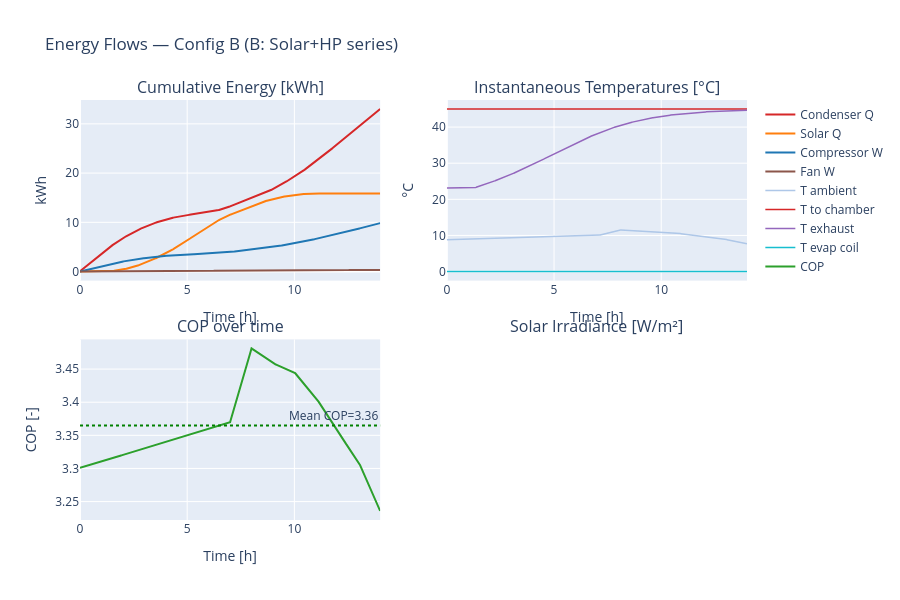

Notebook code for this chart:
### Code cell
# ── Cell 7: Energy Flows + COP ───────────────────────────────────────────────
fig = make_subplots(
    rows=2, cols=2, shared_xaxes=False,
    subplot_titles=(
        'Cumulative Energy [kWh]',
        'Instantaneous Temperatures [°C]',
        'COP over time',
        'Solar Irradiance [W/m²]',
    ),
    vertical_spacing=0.14, horizontal_spacing=0.10,
)

# ── Top-left: cumulative energies ────────────────────────────────────────────
energy_traces = [
    ('Q_cond_cum_kWh',  'Condenser Q',  '#d62728'),
    ('Q_solar_cum_kWh', 'Solar Q',      '#ff7f0e'),
    ('W_comp_cum_kWh',  'Compressor W', '#1f77b4'),
    ('W_fan_cum_kWh',   'Fan W',        '#8c564b'),
]
for col_name, label, color in energy_traces:
    if col_name in df.columns:
        fig.add_trace(go.Scatter(
            x=df.time_h, y=df[col_name], name=label,
            line=dict(color=color, width=2),
            hovertemplate=f'{label}: %{{y:.3f}} kWh<extra></extra>',
        ), row=1, col=1)

# ── Top-right: temperatures ───────────────────────────────────────────────────
temp_traces = [
    ('T_amb_C',          'T ambient',        '#aec7e8'),
    ('T_to_chamber_C',   'T to chamber',     '#d62728'),
    ('T_exhaust_C',      'T exhaust',        '#9467bd'),
    ('T_evap_coil_C_dyn','T evap coil',      '#17becf'),
]
for col_name, label, color in temp_traces:
    if col_name in df.columns:
        fig.add_trace(go.Scatter(
            x=df.time_h, y=df[col_name], name=label,
            line=dict(color=color, width=1.5),
            hovertemplate=f'{label}: %{{y:.1f}} °C<extra></extra>',
        ), row=1, col=2)

# ── Bottom-left: COP ─────────────────────────────────────────────────────────
if 'COP' in df.columns:
    cop_clean = df['COP'].replace(0, np.nan)
    fig.add_trace(go.Scatter(
        x=df.time_h, y=cop_clean, name='COP',
        line=dict(color='#2ca02c', width=2),
        hovertemplate='t=%{x:.2f} h<br>COP=%{y:.2f}<extra></extra>',
    ), row=2, col=1)
    mean_cop = cop_clean.mean()
    fig.add_hline(y=mean_cop, line_dash='dot', line_color='green',
                  annotation_text=f'Mean COP={mean_cop:.2f}', row=2, col=1)

# ── Bottom-right: solar irradiance ───────────────────────────────────────────
if 'GHI_Wm2' in df.columns:
    fig.add_trace(go.Scatter(
        x=df.time_h, y=df['GHI_Wm2'], name='GHI',
        fill='tozeroy', fillcolor='rgba(255,200,0,0.2)',
        line=dict(color='#FFA500', width=1.5),
        hovertemplate='t=%{x:.2f} h<br>GHI=%{y:.0f} W/m²<extra></extra>',
    ), row=2, col=2)

fig.update_xaxes(title_text='Time [h]')
fig.update_yaxes(title_text='kWh', row=1, col=1)
fig.update_yaxes(title_text='°C', row=1, col=2)
fig.update_yaxes(title_text='COP [-]', row=2, col=1)
fig.update_yaxes(title_text='W/m²', row=2, col=2)
fig.update_layout(
    title=f'Energy Flows — Config {CONFIG} ({CONFIG_LABELS[CONFIG]})',
    height=600, showlegend=True,
)
fig.show()

### Figure 1 — Plotly figure (JSON) as saved in the notebook; plotly's stock layout.template omitted (floating-point values rounded to 4 significant figures; data arrays with more than 128 entries replaced by an {"elided": "..."} marker saying what was removed)
{"data": [{"hovertemplate": "Condenser Q: %{y:.3f} kWh<extra></extra>", "line": {"color": "#d62728", "width": 2}, "name": "Condenser Q", "type": "scatter", "x": {"elided": "841 float values"}, "xaxis": "x", "y": {"elided": "841 float values"}, "yaxis": "y"}, {"hovertemplate": "Solar Q: %{y:.3f} kWh<extra></extra>", "line": {"color": "#ff7f0e", "width": 2}, "name": "Solar Q", "type": "scatter", "x": {"elided": "841 float values"}, "xaxis": "x", "y": {"elided": "841 float values"}, "yaxis": "y"}, {"hovertemplate": "Compressor W: %{y:.3f} kWh<extra></extra>", "line": {"color": "#1f77b4", "width": 2}, "name": "Compressor W", "type": "scatter", "x": {"elided": "841 float values"}, "xaxis": "x", "y": {"elided": "841 float values"}, "yaxis": "y"}, {"hovertemplate": "Fan W: %{y:.3f} kWh<extra></extra>", "line": {"color": "#8c564b", "width": 2}, "name": "Fan W", "type": "scatter", "x": {"elided": "841 float values"}, "xaxis": "x", "y": {"elided": "841 float values"}, "yaxis": "y"}, {"hovertemplate": "T ambient: %{y:.1f} °C<extra></extra>", "line": {"color": "#aec7e8", "width": 1.5}, "name": "T ambient", "type": "scatter", "x": {"elided": "841 float values"}, "xaxis": "x2", "y": {"elided": "841 float values"}, "yaxis": "y2"}, {"hovertemplate": "T to chamber: %{y:.1f} °C<extra></extra>", "line": {"color": "#d62728", "width": 1.5}, "name": "T to chamber", "type": "scatter", "x": {"elided": "841 float values"}, "xaxis": "x2", "y": {"elided": "841 float values"}, "yaxis": "y2"}, {"hovertemplate": "T exhaust: %{y:.1f} °C<extra></extra>", "line": {"color": "#9467bd", "width": 1.5}, "name": "T exhaust", "type": "scatter", "x": {"elided": "841 float values"}, "xaxis": "x2", "y": {"elided": "841 float values"}, "yaxis": "y2"}, {"hovertemplate": "T evap coil: %{y:.1f} °C<extra></extra>", "line": {"color": "#17becf", "width": 1.5}, "name": "T evap coil", "type": "scatter", "x": {"elided": "841 float values"}, "xaxis": "x2", "y": {"elided": "841 float values"}, "yaxis": "y2"}, {"hovertemplate": "t=%{x:.2f} h<br>COP=%{y:.2f}<extra></extra>", "line": {"color": "#2ca02c", "width": 2}, "name": "COP", "type": "scatter", "x": {"elided": "841 float values"}, "xaxis": "x3", "y": {"elided": "841 float values"}, "yaxis": "y3"}], "layout": {"annotations": [{"font": {"size": 16}, "showarrow": false, "text": "Cumulative Energy [kWh]", "x": 0.225, "xanchor": "center", "xref": "paper", "y": 1, "yanchor": "bottom", "yref": "paper"}, {"font": {"size": 16}, "showarrow": false, "text": "Instantaneous Temperatures [°C]", "x": 0.775, "xanchor": "center", "xref": "paper", "y": 1, "yanchor": "bottom", "yref": "paper"}, {"font": {"size": 16}, "showarrow": false, "text": "COP over time", "x": 0.225, "xanchor": "center", "xref": "paper", "y": 0.43, "yanchor": "bottom", "yref": "paper"}, {"font": {"size": 16}, "showarrow": false, "text": "Solar Irradiance [W/m²]", "x": 0.775, "xanchor": "center", "xref": "paper", "y": 0.43, "yanchor": "bottom", "yref": "paper"}, {"showarrow": false, "text": "Mean COP=3.36", "x": 1, "xanchor": "right", "xref": "x3 domain", "y": 3.365, "yanchor": "bottom", "yref": "y3"}], "height": 600, "shapes": [{"line": {"color": "green", "dash": "dot"}, "type": "line", "x0": 0, "x1": 1, "xref": "x3 domain", "y0": 3.365, "y1": 3.365, "yref": "y3"}], "showlegend": true, "title": {"text": "Energy Flows — Config B (B: Solar+HP series)"}, "xaxis": {"anchor": "y", "domain": [0, 0.45], "title": {"text": "Time [h]"}}, "xaxis2": {"anchor": "y2", "domain": [0.55, 1], "title": {"text": "Time [h]"}}, "xaxis3": {"anchor": "y3", "domain": [0, 0.45], "title": {"text": "Time [h]"}}, "xaxis4": {"anchor": "y4", "domain": [0.55, 1], "title": {"text": "Time [h]"}}, "yaxis": {"anchor": "x", "domain": [0.57, 1], "title": {"text": "kWh"}}, "yaxis2": {"anchor": "x2", "domain": [0.57, 1], "title": {"text": "°C"}}, "yaxis3": {"anchor": "x3", "domain": [0, 0.43], "title": {"text": "COP [-]"}}, "yaxis4": {"anchor": "x4", "domain": [0, 0.43], "title": {"text": "W/m²"}}}}
